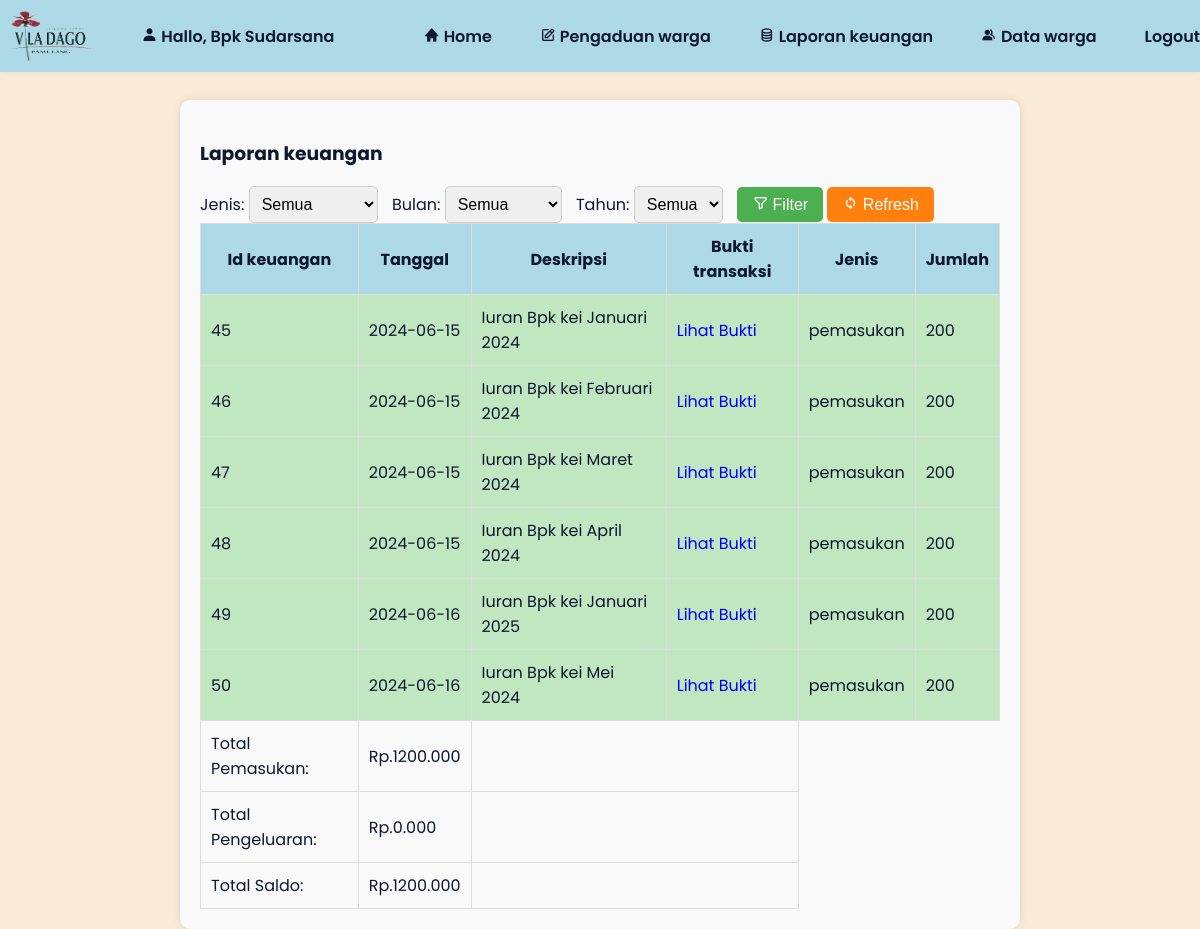
The app's page /pengurus_rt/keuangan_rt.php (signed in) with its own data.
### tables this page shows
CREATE TABLE `keuangan` (
  `keuangan_id` int(11) NOT NULL,
  `tanggal` varchar(255) NOT NULL,
  `deskripsi` varchar(255) NOT NULL,
  `bukti` varchar(255) NOT NULL,
  `jenis` varchar(255) NOT NULL,
  `jumlah` varchar(255) NOT NULL
);

### pengurus_rt/keuangan_rt.php (the view, shortened to what this page needs)
<?php
include('../database.php');
$sql = "SELECT keuangan_id, tanggal, deskripsi, jenis, jumlah, bukti FROM keuangan WHERE 1=1";
$result = $con->query($sql);
$totalPemasukan = 0;
$totalPengeluaran = 0;
?>
<!DOCTYPE html>
<html lang="en">
<head>
	<link href='https://unpkg.com/boxicons@2.0.9/css/boxicons.min.css' rel='stylesheet'>
	<link rel="stylesheet" type="text/css" href="../styles.css">
</head>
<body>
    <header class="l-header">
            <nav class="nav bd-grid">
            <img src="../gambar/logoviladago.png" alt="" width="100px">
                <div>
                <i class='bx bxs-user'></i>
                    <a href="#" class="nav__logo">Hallo, Bpk Sudarsana</a>
                </div>
                <div class="nav__menu" id="nav-menu">
                    <ul class="nav__list">
                        <li class="nav__item"><a href="dashboard_ketua.php" class="nav__link"><i class='bx bxs-home'></i> Home</a></li>
                        <li class="nav__item"><a href="pengaduan_rt.php" class="nav__link"><i class='bx bx-edit'></i> Pengaduan warga</a></li>
                        <li class="nav__item"><a href="keuangan_rt.php" class="nav__link"><i class='bx bx-coin-stack'></i> Laporan keuangan</a></li>
						<li class="nav__item"><a href="data_warga.php" class="nav__link"><i class='bx bxs-group'></i> Data warga</a></li>
                        <li class="nav__item"><a href="logout_rt.php" class="nav__link">Logout</a></li>
                    </ul>
                </div>
            </nav>
        </header>
	<section id="content">
		<main>
			<div class="table-data1">
				<div class="order">
					<div class="head">
                    <h3>Laporan keuangan</h3>
                    <form action="" method="GET">
                            <label for="status">Jenis:</label>
                            <select name="status" id="status">
                                <option value="">Semua</option>
                            </select>
                            <label for="bulan">Bulan:</label>
                            <select name="bulan" id="bulan">
                                <option value="">Semua</option>
                            </select>
                            <label for="tahun">Tahun:</label>
                            <select name="tahun" id="tahun">
                                <option value="">Semua</option>
                            </select>
                            <button type="submit">
                                <i class='bx bx-filter-alt'></i>
                                Filter
                            </button>
                            <button type="button" class="refresh" onclick="refreshPage()">
                                <i class='bx bx-sync'></i>
                                Refresh
                            </button>
                        </form>
					</div>
					<table>
                        <thead>
                            <tr>
                                <th>Id keuangan</th>
                                <th>Tanggal</th>
                                <th>Deskripsi</th>
                                <th>Bukti transaksi</th>
                                <th>Jenis</th>
                                <th>Jumlah</th>
                            </tr>
                        </thead>
                        <tbody>
                            <?php
                            if ($result->num_rows > 0) {
                                while($row = $result->fetch_assoc()) {
                                    $rowClass = $row["jenis"] == "pemasukan" ? "pemasukan" : "pengeluaran";
                                    echo "<tr class='$rowClass'><td>" . $row["keuangan_id"] . "</td><td>" . $row["tanggal"] . "</td><td>" . $row["deskripsi"] . "</td><td><a href='" . $row["bukti"] . "'>Lihat Bukti</a></td><td>" . $row["jenis"] . "</td><td>" . $row["jumlah"] . "</td></tr>";
                                    if ($row["jenis"] == "pemasukan") {
                                        $totalPemasukan += (int)$row["jumlah"];
                                    } else {
                                        $totalPengeluaran += (int)$row["jumlah"];
                                    }
                                }
                            } else {
                                echo "0 results";
                            }
                            ?>
                            <tr>
                                <td>Total Pemasukan:</td>
                                <td>Rp.<?php echo $totalPemasukan; ?>.000</td>
                                <td colspan="2"></td>
                            </tr>
                            <tr>
                                <td>Total Pengeluaran:</td>
                                <td>Rp.<?php echo $totalPengeluaran; ?>.000</td>
                                <td colspan="2"></td>
                            </tr>
                            <tr>
                                <td>Total Saldo:</td>
                                <td>Rp.<?php echo $totalPemasukan - $totalPengeluaran; ?>.000</td>
                                <td colspan="2"></td>
                            </tr>
                        </tbody>
                    </table>
				</div>
			</div>
		</main>
	</section>
</body>
</html>

### styles.css (style rules this page uses)
:root { --header-height: 3rem; --font-semi: 600; --hue-color: 224; --first-color: hsl(var(--hue-color), 89%, 60%); --second-color: hsl(var(--hue-color), 56%, 12%); --body-font: "Poppins", sans-serif; --big-font-size: 2rem; --h2-font-size: 1.25rem; --normal-font-size: .938rem; --smaller-font-size: .75rem; --mb-2: 1rem; --mb-4: 2rem; --mb-5: 2.5rem; --mb-6: 3rem; --z-back: -10; --z-fixed: 100; }
@media screen and (min-width: 968px) { :root { --big-font-size: 3.5rem; --h2-font-size: 2rem; --normal-font-size: 1rem; --smaller-font-size: .875rem; } }
html { scroll-behavior: smooth; }
body { margin: var(--header-height) 0 0 0; font-family: var(--body-font); font-size: var(--normal-font-size); color: var(--second-color); background-color: antiquewhite; }
ul { margin: 0; padding: 0; list-style: none; }
a { text-decoration: none; }
img { max-width: 100%; height: 75px; display: block; }
.bd-grid { max-width: 1205px; display: grid; margin-left: var(--mb-2); margin-right: var(--mb-2); }
.l-header { width: 100%; position: fixed; top: 0; left: 0; z-index: var(--z-fixed); background-color: lightblue; box-shadow: 0 1px 4px rgba(146, 161, 176, 0.15); }
.nav { height: var(--header-height); display: flex; justify-content: space-between; align-items: center; font-weight: var(--font-semi); }
.nav__item { margin-bottom: var(--mb-4); }
.nav__link { position: relative; color: #fff; }
.nav__logo { color: var(--second-color); }
@media screen and (min-width: 768px) { body { margin: 0; } }
@media screen and (min-width: 768px) { .nav { height: calc(var(--header-height) + 1.5rem); } }
@media screen and (min-width: 768px) { .nav__list { display: flex; padding-top: 0; } }
@media screen and (min-width: 768px) { .nav__item { margin-left: var(--mb-6); margin-bottom: 0; } }
@media screen and (min-width: 768px) { .nav__link { color: var(--second-color); } }
@media screen and (min-width: 992px) { .bd-grid { margin-left: auto; margin-right: auto; } }

### pengurus_rt/keuangan_rt.php (style rules this page uses)
table { width: 100%; border-collapse: collapse; }
.table-data1 { margin-top: 100px; }
.order { background-color: #f9f9f9; padding: 20px; border-radius: 10px; box-shadow: 0 0 10px rgba(0, 0, 0, 0.1); width: 70%; margin: 0 auto; overflow-x: auto; }
th, td { padding: 10px; border: 1px solid #ddd; }
th { background-color: lightblue; }
.pemasukan { background-color: #c1e7c1; }
select { padding: 8px; border-radius: 5px; border: 1px solid #ccc; font-size: 16px; margin-right: 10px; }
button { padding: 8px 15px; border: none; border-radius: 5px; background-color: #4CAF50; color: white; font-size: 16px; cursor: pointer; }
button.refresh { padding: 8px 15px; border: none; border-radius: 5px; background-color: #ff7f0f; color: white; font-size: 16px; cursor: pointer; }

### records on screen
keuangan: keuangan_id "45", tanggal "2024-06-15", deskripsi "Iuran Bpk kei Januari 2024", jenis "pemasukan", jumlah "200"
keuangan: keuangan_id "46", tanggal "2024-06-15", deskripsi "Iuran Bpk kei Februari 2024", jenis "pemasukan", jumlah "200"
keuangan: keuangan_id "47", tanggal "2024-06-15", deskripsi "Iuran Bpk kei Maret 2024", jenis "pemasukan", jumlah "200"
keuangan: keuangan_id "48", tanggal "2024-06-15", deskripsi "Iuran Bpk kei April 2024", jenis "pemasukan", jumlah "200"
keuangan: keuangan_id "49", tanggal "2024-06-16", deskripsi "Iuran Bpk kei Januari 2025", jenis "pemasukan", jumlah "200"
keuangan: keuangan_id "50", tanggal "2024-06-16", deskripsi "Iuran Bpk kei Mei 2024", jenis "pemasukan", jumlah "200"

### other values on screen
$totalPemasukan "1200"
$totalPengeluaran "0"
$totalPemasukan - $totalPengeluaran "1200"
